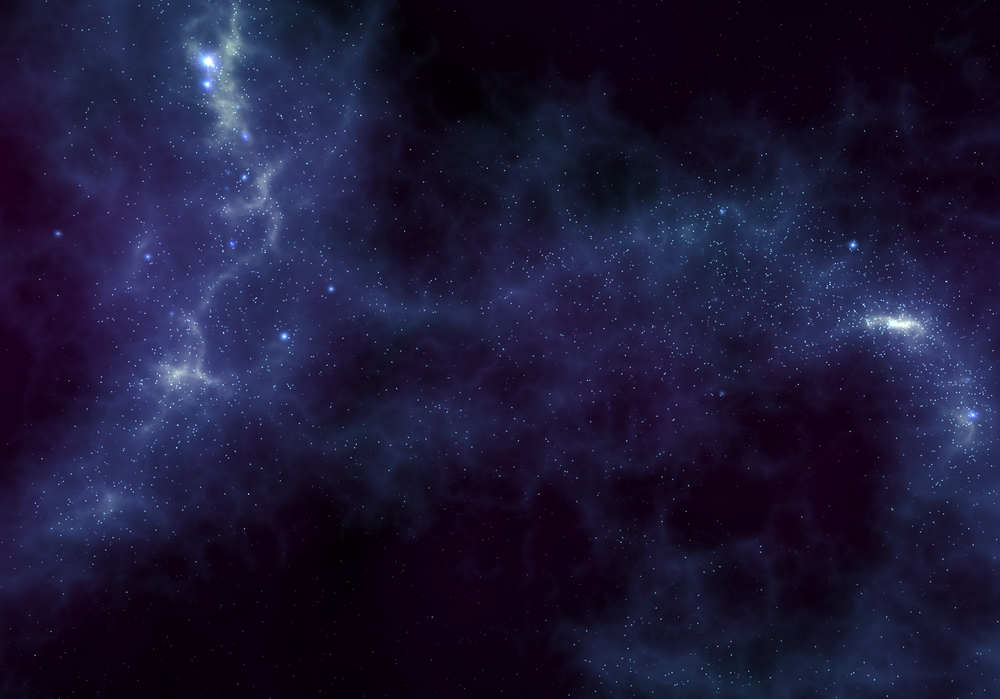
#> input picture PICO_Mecha_Starter/Packages/com.unity.xr.openxr.picoxr/Platform/Samples/Materials/skybox.tif, 1000 x 699 px, shrunk from 1449 x 1013 before the run
$ python spec_from_image.py ../../PICO_Mecha_Starter/Packages/com.unity.xr.openxr.picoxr/Platform/Samples/Materials/skybox.tif ../../PICO_Mecha_Starter/Packages/com.unity.xr.openxr.picoxr/Platform/Samples/Materials/skybox.tif
#> lines starting #> are read from the running program, lines starting #| are printed output that depends on the picture; after the words box and inside, x2 and y2 are one past the last pixel; in counts of white or black regions, pixels touching at a corner belong together
### mecha_render/tools/sketch_check.py
"""tools/sketch_check.py — 把「草图顺不顺眼」变成可测数字

背景：本会话看不了图（视觉通道不可用），所以不靠肉眼，直接用像素统计验收
线稿/剪影。判据全部来自 SEED 画法分析文档的结论：

  · 头身比 8.2~8.8        → 头顶到颈线 / 全身高
  · 肩宽/头宽 16.5~18.5%  → 即头宽 ≈ 0.17 肩宽（这里反过来报肩宽/头宽 ≈ 2.1~2.6）
  · 横截面收放反转 ≥3 次  → 宽度剖面的一阶差分换号次数
  · 长直边惩罚            → 逐行左/右边缘「零位移」的最长连续行数
  · 折面证据              → 边缘单行位移 1~4 px 的行数占比

用法：
  python3 tools/sketch_check.py out/seed_sketch/xxx.png
"""
import sys

import numpy as np
from PIL import Image


# [8 lines left out: function load_mask, not called in this run]


def largest_cc(m):
    try:
        from scipy import ndimage as ndi
        lab, n = ndi.label(m)
        if n <= 1:
            return m
        sizes = ndi.sum(m, lab, range(1, n + 1))
        return lab == (int(np.argmax(sizes)) + 1)
    except Exception:
        return m


# [117 lines left out: functions row_extents, profile, _neck_pinch, _neck_widen, head_and_shoulder, not called in this run]


def asym(m, p):
    """左右不对称度：逐行比较「中线到左缘」与「中线到右缘」的相对差。

    这是唯一能纯靠像素区分「正视」和「3/4」的指标 —— 因为左右对称的物体绕竖轴
    旋转后，剪影本身仍然是左右对称的（前后面各自对称、并集也对称），所以
    「看起来像不像 3/4」在剪影层面只能靠姿态不对称（一端肢体前移/外张）来表达。
    实测：正视控制 0.4%、正视线稿 3.5%；3/4 控制 80.0%、3/4 线稿 70.8%。
    """
    L, R = p['L'], p['R']
    mid = (L + R) / 2
    cx = np.nanmedian(mid)
    w = np.maximum(R - L + 1, 1)
    a = np.nanmean(np.abs((cx - L) - (R - cx)) / w)
    return float(a), float(np.nanmean(mid) - cx)


# [108 lines left out: functions reversals, straightness, report, ascii_sil, not called in this run]


# [8 lines that do not run on import are left out]

### mecha_render/tools/spec_from_image.py
"""tools/spec_from_image.py — 从一张「认可的图」里抽出结构规格（而不是靠肉眼描述）

为什么需要它：之前我拿「腿/肩 0.412」当瘦的判据，但 3/4 姿态下两腿前后叠合，
宽度合计被遮掉一半 —— 同一台机体在 3/4 里 0.31、在正视里 0.63。用单一数字
跨视角比较是错的。真正可比、且能描述「像不像设定图」的量是**剖面形状**：
每个高度带上的归一化宽度，以及它在哪里塌下去。

输出：specs/<name>.json —— 100 段剖面 + 关键地标（肩线/最宽行/腰/腿根/脚）
"""
import json
import os
import sys

import numpy as np
from PIL import Image

HERE = os.path.dirname(os.path.dirname(os.path.abspath(__file__)))
sys.path.insert(0, os.path.join(HERE, 'tools'))
from sketch_check import asym, largest_cc  # noqa: E402


def mask_of(path, thr=110):
    a = np.asarray(Image.open(path).convert('L'), float)
    m = largest_cc(a < thr)
    return m


def extract(path, n=100):
    m = mask_of(path)
#> in mask_of, `a = np.asarray(Image.open(path).convert('L'), float)`:
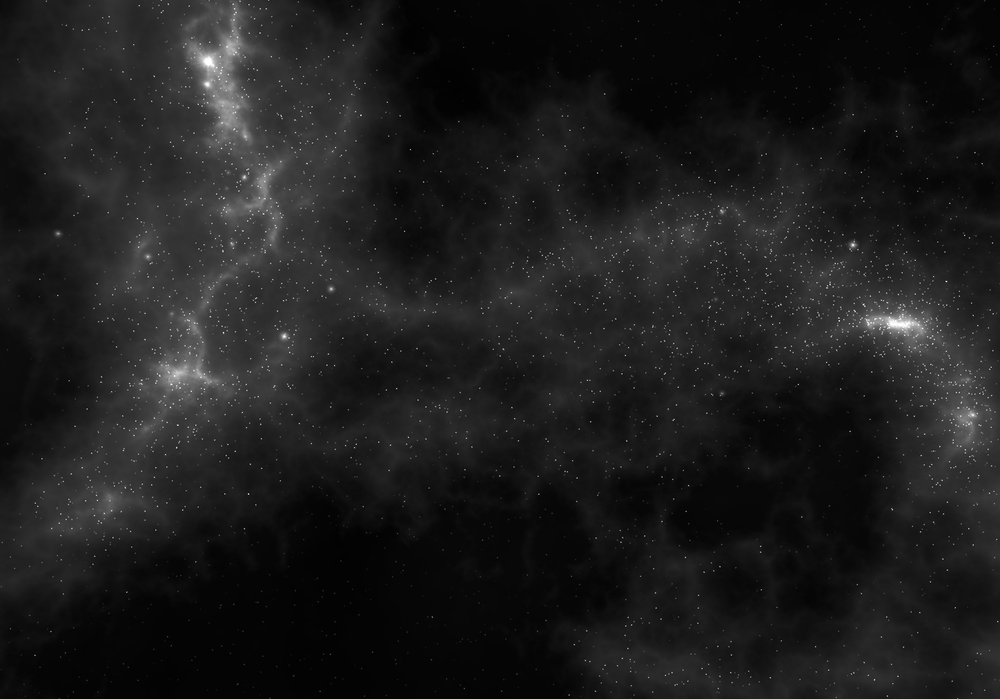
#> a: shape (699, 1000) float64; min 0, max 255, mean 28.9
#> in largest_cc, `lab, n = ndi.label(m)`:
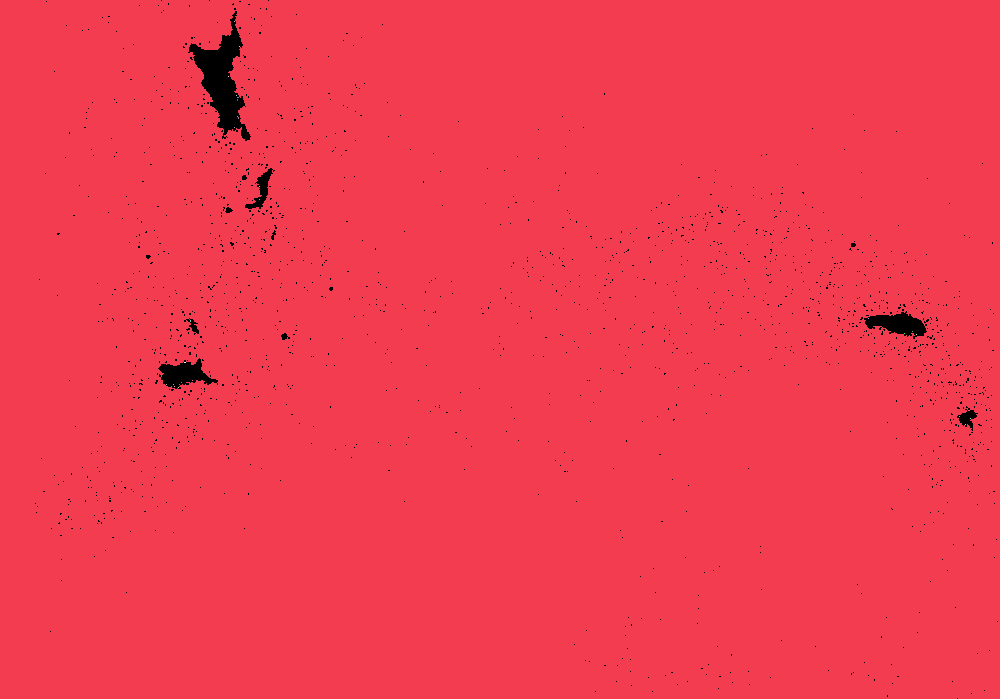
#> lab: shape (699, 1000) int32; 31 distinct labels, from 0 to 30; one colour per label, 0 black
#> in largest_cc, `lab, n = ndi.label(m)`: n = 30
#> in largest_cc, `lab, n = ndi.label(m)`:
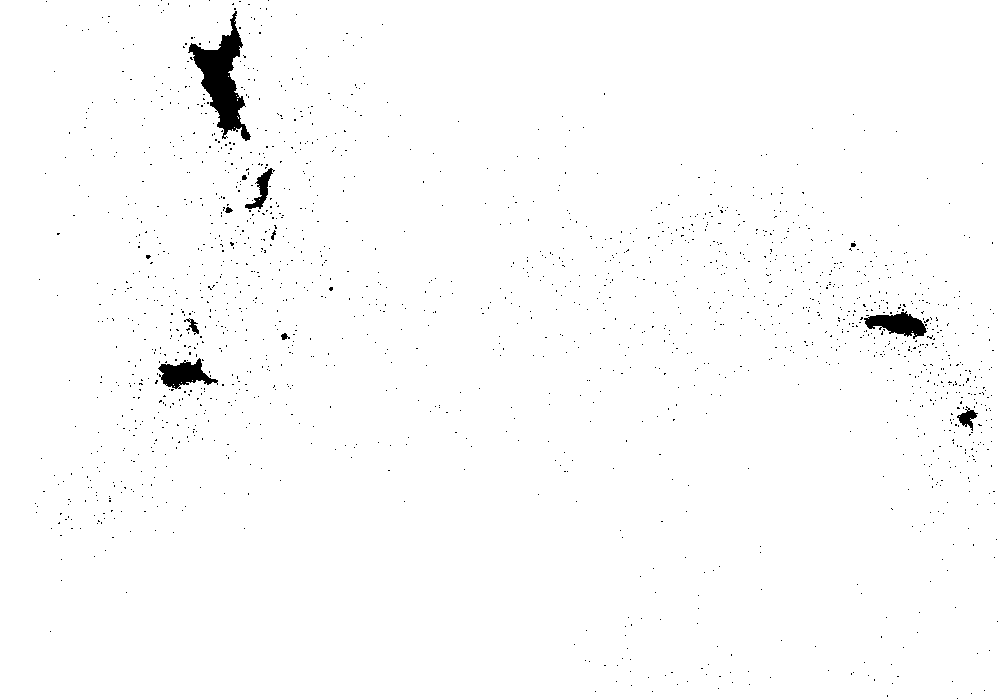
#> m: shape (699, 1000) bool; 98.8% white; 1724 black regions (1714 under 20 px), largest, box (x1, y1, x2, y2) and area: (188, 11, 251, 141) 3029, (864, 311, 927, 339) 959, (158, 358, 218, 389) 958
#> in largest_cc, `sizes = ndi.sum(m, lab, range(1, n + 1))`: sizes = 30 values, max 690464 at index 0, min 1 at index 1, mean 23016.6
#> in largest_cc, `return lab == (int(np.argmax(sizes)) + 1)`: returned value: shape (699, 1000) bool; 98.8% white; 1724 black regions (1714 under 20 px), largest, box (x1, y1, x2, y2) and area: (188, 11, 251, 141) 3041, (158, 358, 218, 389) 967, (864, 311, 927, 339) 963
    ys = np.nonzero(m.any(axis=1))[0]
#> ys = 699 values from 0 to 698
    xs = np.nonzero(m.any(axis=0))[0]
#> xs = 1000 values from 0 to 999
    top, bot = int(ys.min()), int(ys.max())
#> top = 0; bot = 698
    left, right = int(xs.min()), int(xs.max())
#> left = 0; right = 999
    H = bot - top + 1
#> H = 699
    rows = np.linspace(top, bot, n).astype(int)
#> rows = 100 values from 0 to 698
    w, L, R = [], [], []
    for y in rows:
        xx = np.nonzero(m[y])[0]
        if len(xx):
            w.append(xx.max() - xx.min() + 1); L.append(xx.min()); R.append(xx.max())
        else:
            w.append(0); L.append(np.nan); R.append(np.nan)
#> after the loop, L = 100 values from 0 to 0; R = 100 values from 999 to 999; w = 100 values from 1000 to 1000
    w = np.array(w, float); L = np.array(L, float); R = np.array(R, float)
    wn = w / w.max()
#> wn = 100 values from 1 to 1
    # 地标
    widest = int(np.argmax(wn))
#> widest = 0
    # 腿根 = 从下往上第一处宽度跌破 0.5×最宽的位置（腰/裆）
    below = np.where(wn < 0.5 * wn.max())[0]
#> below = empty array
    crotch = int(below[below > widest][0]) if len(below[below > widest]) else None
    return dict(path=os.path.basename(path), H=H, W=int(right - left + 1),
                widest_pct=widest / (n - 1) * 100,
                crotch_pct=(crotch / (n - 1) * 100) if crotch else None,
                profile=[round(float(v), 4) for v in wn],
                asym=round(asym(m, {'L': L, 'R': R})[0] * 100, 1))
#> in asym, `L, R = p['L'], p['R']`: L = 100 values from 0 to 0; R = 100 values from 999 to 999
#> in asym, `mid = (L + R) / 2`: mid = 100 values from 499.5 to 499.5
#> in asym, `cx = np.nanmedian(mid)`: cx = 499.5
#> in asym, `w = np.maximum(R - L + 1, 1)`: w = 100 values from 1000 to 1000
#> in asym, `a = np.nanmean(np.abs((cx - L) - (R - cx)) / w)`: a = 0


if __name__ == '__main__':
    src = sys.argv[1]
    name = sys.argv[2] if len(sys.argv) > 2 else 'target'
    s = extract(src)
#> s = 7 items
    d = os.path.join(HERE, 'specs'); os.makedirs(d, exist_ok=True)
    out = os.path.join(d, f'{name}.json')
    json.dump(s, open(out, 'w'), ensure_ascii=False, indent=1)
    print(f'高 {s["H"]} 宽 {s["W"]}  最宽行 {s["widest_pct"]:.0f}%  '
          f'腰部收缩点 {s["crotch_pct"]}%  左右不对称 {s["asym"]}%')
#| 高 699 宽 1000  最宽行 0%  腰部收缩点 None%  左右不对称 0.0%
    print('剖面(每 5% 一格): ' + ' '.join(f'{s["profile"][i]:.2f}'
                                        for i in range(0, 100, 5)))
#| 剖面(每 5% 一格): 1.00 1.00 1.00 1.00 1.00 1.00 1.00 1.00 1.00 1.00 1.00 1.00 1.00 1.00 1.00 1.00 1.00 1.00 1.00 1.00
    print(f'-> {out}')
